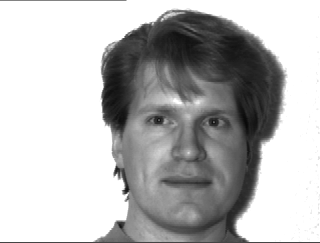
#> input picture yalefaces/subject01.jack.1.gif, 320 x 243 px; its folder holds 4 pictures in this run
$ python -i code.py   (imports and definitions only)   (Python 2 division)
#> lines starting #> are read from the running program, lines starting #| are printed output that depends on the picture
import sys
import cv2
import os
import numpy as np

face_cascade = cv2.CascadeClassifier('haarcascade_frontalface_default.xml')
# [1 line not run here, left out]
# [1 line that did not run here, left out]
# [32 lines left out: functions pack_data_train, entry_data_train, pack_data_test, not called in this run]

def entry_data_test():
    lab = E2.get()
    return lab

# [52 lines left out: functions open_cam, test_image, not called in this run]

def get_images_and_labels(path):
    # Append all the absolute image paths in a list image_paths
    # We will not read the image with the .sad extension in the training set
#> called with path = './yalefaces'
    from PIL import Image
    image_paths = [os.path.join(path, f) for f in os.listdir(path) if not f.endswith('.sad.jpg')]
    # images will contains face images
    images = []
    # labels will contains the label that is assigned to the image
    labels = []
    for image_path in image_paths:
        # Read the image and convert to grayscale
        image_pil = Image.open(image_path).convert('L')
#> image_pil is the input picture: PIL image 320x243 L; min 9, max 255, mean 184.5
        # Convert the image format into numpy array
        image = np.array(image_pil, 'uint8')
        # Get the label of the image
        nbr = int(os.path.split(image_path)[1].split(".")[0].replace("subject", ""))

        # Detect the face in the image
        faces = face_cascade.detectMultiScale(image)
#> faces = [[112, 66, 150, 150]]
        # If face is detected, append the face to images and the label to labels
        for (x, y, w, h) in faces:
            images.append(image[y: y + h, x: x + w])
            labels.append(nbr)
            cv2.imshow("Adding faces to training set...", image[y: y + h, x: x + w])
            cv2.waitKey(50)
#> this loop made 1 pass
#> pass 1, in get_images_and_labels, `cv2.imshow("Adding faces to training set...", image[y: y + h, x: x + w])`:
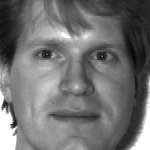
#> window 'Adding faces to training set..': shape (150, 150); min 9, max 255, mean 113.7
#> after the loop, images = 1 item; labels = [1]
#> pass 2 of the loop in get_images_and_labels, `for image_path in image_paths:`:
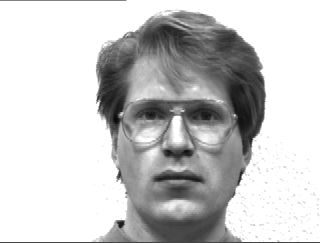
#> input picture yalefaces/subject01.jack.2.gif, 320 x 243 px
#> in get_images_and_labels, image_pil is the input picture: PIL image 320x243 L; min 8, max 255, mean 200.7
#> faces = [[96, 53, 163, 163]]
#> the loop in get_images_and_labels, `for (x, y, w, h) in faces:` made 1 pass
#> pass 1, in get_images_and_labels, `cv2.imshow("Adding faces to training set...", image[y: y + h, x: x + w])`:
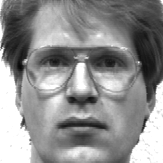
#> window 'Adding faces to training set..': shape (163, 163); min 8, max 255, mean 143.1
#> after the loop in get_images_and_labels, `for (x, y, w, h) in faces:`: images = 2 items; labels = [1, 1]
#> pass 3 of the loop in get_images_and_labels, `for image_path in image_paths:`:
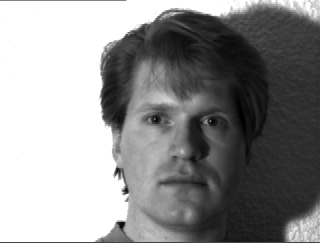
#> input picture yalefaces/subject01.jack.3.jpg, 320 x 243 px
#> in get_images_and_labels, image_pil is the input picture: PIL image 320x243 L; min 0, max 255, mean 143.1
#> faces = [[112, 68, 144, 144]]
#> the loop in get_images_and_labels, `for (x, y, w, h) in faces:` made 1 pass
#> pass 1, in get_images_and_labels, `cv2.imshow("Adding faces to training set...", image[y: y + h, x: x + w])`:
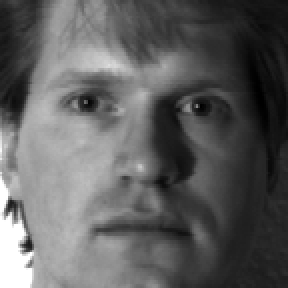
#> window 'Adding faces to training set..': shape (144, 144) (shown 2 times larger); min 0, max 255, mean 95
#> after the loop in get_images_and_labels, `for (x, y, w, h) in faces:`: images = 3 items; labels = [1, 1, 1]
#> the loop made 4 passes; the first 3 are shown
    # return the images list and labels list
    return images, labels

def recognition_test():
    from PIL import Image
    path = './yalefaces'

    images, labels = get_images_and_labels(path)
    cv2.destroyAllWindows()

    # Perform the training
#> (the run stopped early here; a loop or call above may not have finished)
